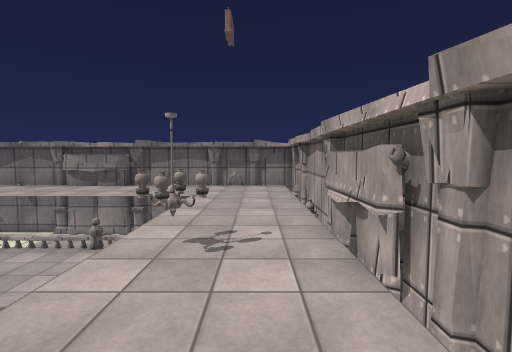
view 1 (above)

16 first-person views from a walk through a Unity game level. The camera is 1.5 m above the floor, tilts 4° down and sees 85° across. The floor is counted in squares, 1 m on a side. Each view is taken from the middle of a square. On the plan, view 1 faces up. The plan holds only what a view shows up to about 14 squares ahead; the rest is blank. The place goes on beyond the plan. Some animated figures are left out. Surface patterns are stand-ins for the level's own textures.

view 2
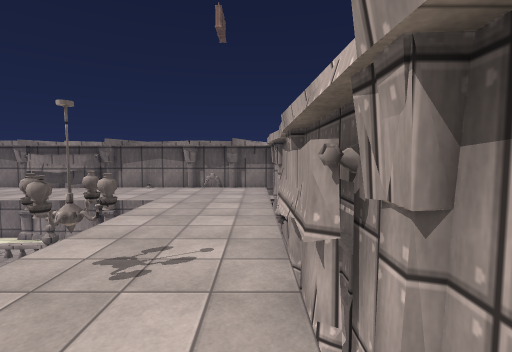

view 3
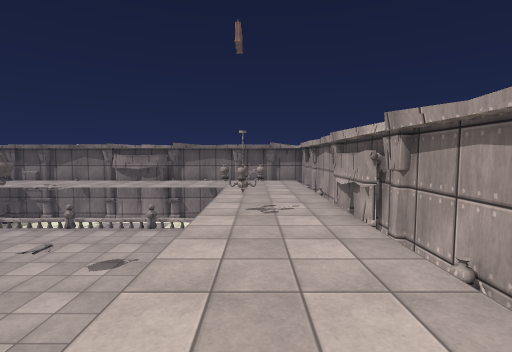

view 4
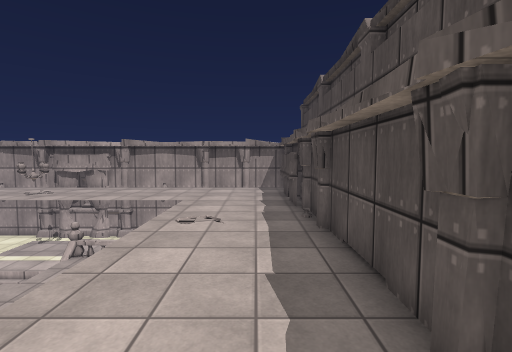

view 5
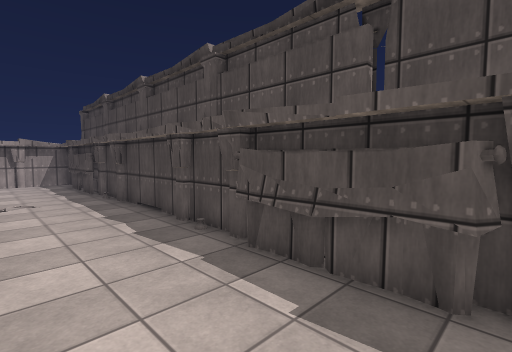

view 6
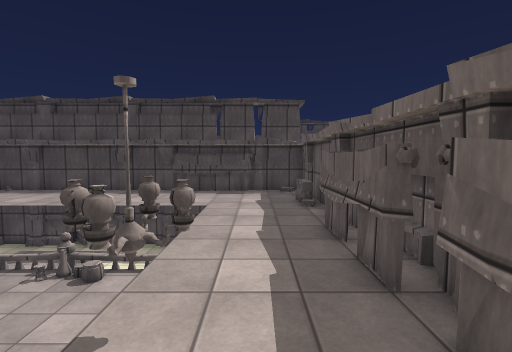

view 7
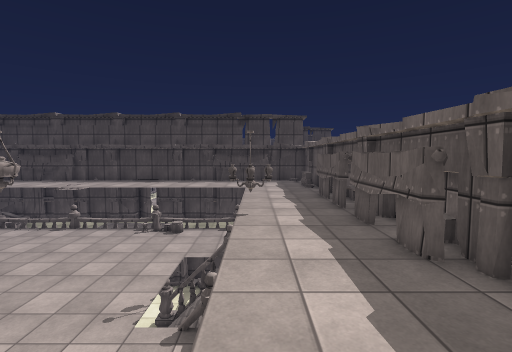

view 8
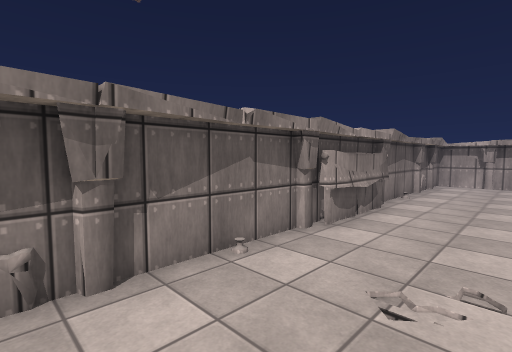

view 9
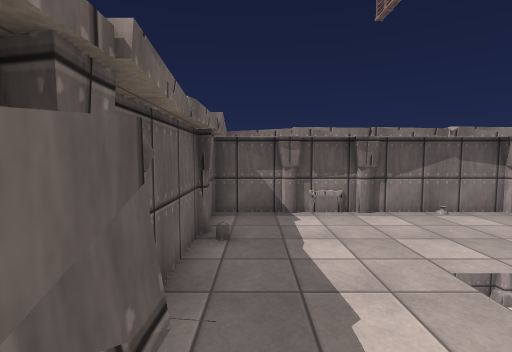

view 10
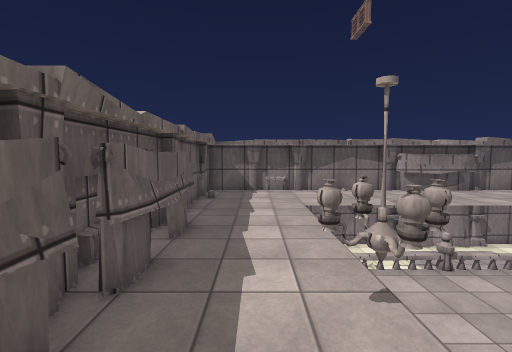

view 11
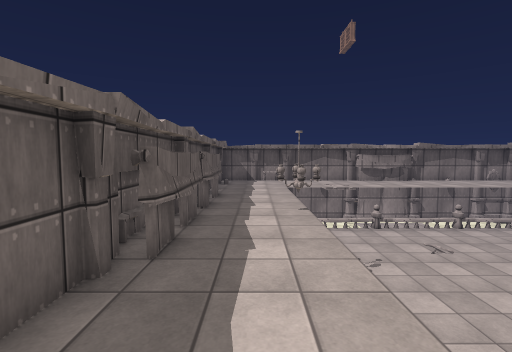

view 12
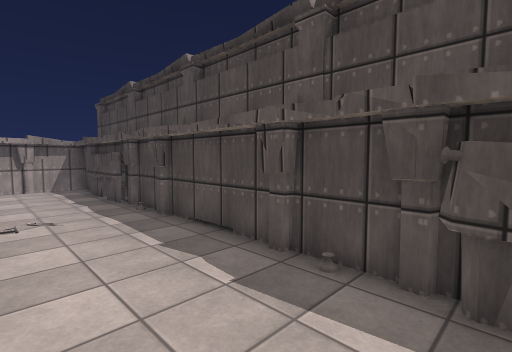

view 13
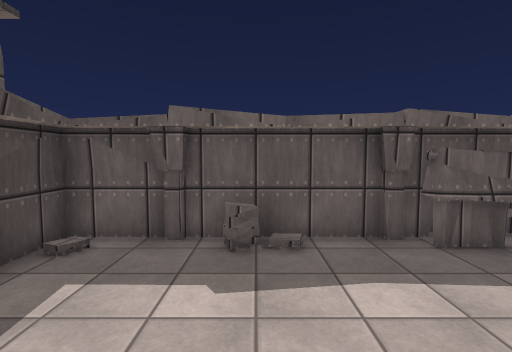

view 14
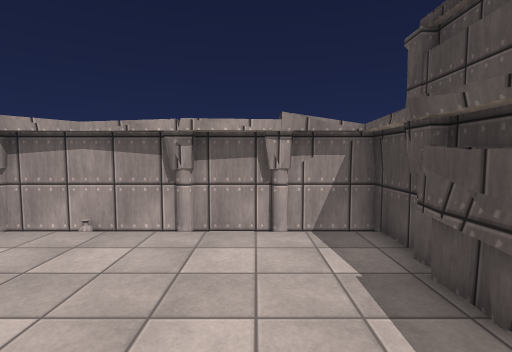

view 15
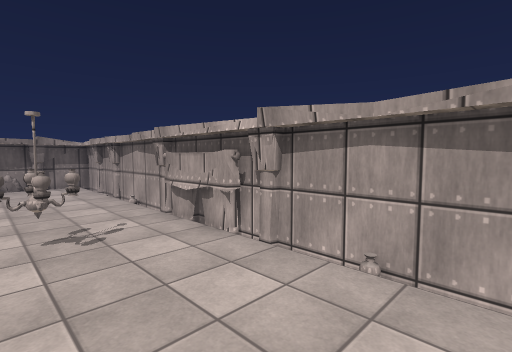

view 16
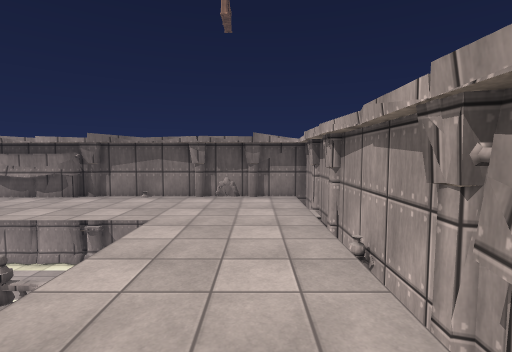

### Floor plan
Key: @ floor where view 1 was taken; # wall or solid block; . main floor; - floor 2 m lower than the main floor; = window, fence, low wall or low ledge; v drop or lower ground.
Columns run from 18 left of view 1 to 2 right of it. Each row starts with its distance up from view 1.
 15 #####################
 14 #.......####........#
 13 #...................#
 12 #...................#
 11 #......=............#
 10 #... vvvvvvvvvv ....#
  9 #...  vvvvvvvv  ....#
  8 #...v vvvvvvvv  ....#
  7 #...vvvvvvvvvv  ....#
  6 #...v vvvvvvvv  ....#
  5 #..#vvvvvv-vvv v.#..#
  4 #..#vvvvvv-vvv v.#..#
  3 #...vvvvvvvvvv v....#
  2 #...vvvvvvvvvvvv....#
  1 #...vvvvvvvvvv  ....#
  0 #...vvvvvvvvvvv ..@.#
 -1 #...vvvvvvvvvvvv....#
 -2 #...................#
 -3 #...................#
 -4 #...................#
 -5 #.####. #.... #####.#
 -6 ###############  ####

Where each view was taken, in squares from view 1:
view 1: 0 up, 0 right, facing up
view 2: 1 up, 1 right, facing up
view 3: 3 down, 1 left, facing up
view 4: 4 down, 12 left, facing right
view 5: 2 down, 16 left, facing down-right
view 6: 7 up, 16 left, facing down
view 7: 12 up, 15 left, facing down
view 8: 11 up, 15 left, facing up-right
view 9: 7 up, 17 left, facing up
view 10: 2 up, 16 left, facing up
view 11: 3 down, 16 left, facing up
view 12: 2 down, 13 left, facing down-right
view 13: 2 down, 13 left, facing left
view 14: 3 down, 4 left, facing right
view 15: 1 down, 2 left, facing up-right
view 16: 4 up, 0 right, facing up
